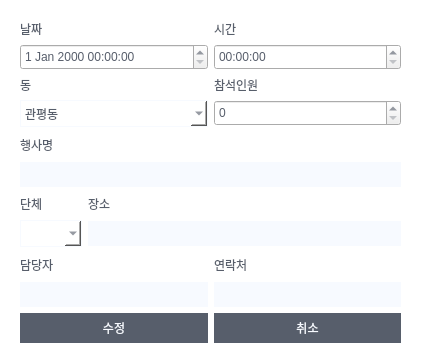
<?xml version="1.0" encoding="UTF-8"?>
<ui version="4.0">
 <class>Dialog</class>
 <widget class="QDialog" name="Dialog">
  <property name="geometry">
   <rect>
    <x>0</x>
    <y>0</y>
    <width>425</width>
    <height>361</height>
   </rect>
  </property>
  <property name="windowTitle">
   <string>Dialog</string>
  </property>
  <property name="styleSheet">
   <string notr="true">QDialog{
	background-color: white;
}

QLabel{
	font: 11pt &quot;KoPub돋움체 Light&quot;;
	color: #575e6b;
}

QLineEdit{
	border: none;
	background-color:  #f7faff;
	border-radious: 15px;
	min-height: 25px;
}

QDateEdit, QTimeEdit, QDateTimeEdit, QSpinBox{
	min-height: 20px;
	background-color: :  #f7faff;
	color:  #575e6b;
	font: 10pt &quot;KoPub돋움체 Light&quot;;
}

QPushButton{
	color: #f7faff;
	background-color: #575e6b;
	border-radius: 20px;
	height: 30px;
	font: 12pt &quot;KoPub돋움체 Light&quot;;
}

QPushButton:hover{ 
	color: #575e6b;
	background-color: #f7faff;
}

QComboBox{
	background-color:white;
	font: 11pt &quot;KoPub돋움체 Light&quot;;
	color: #575e6b;
	border: 1px solid #f7faff;
	min-height: 25px
}
</string>
  </property>
  <widget class="QWidget" name="verticalLayoutWidget_2">
   <property name="geometry">
    <rect>
     <x>20</x>
     <y>20</y>
     <width>381</width>
     <height>323</height>
    </rect>
   </property>
   <layout class="QVBoxLayout" name="verticalLayout_2">
    <item>
     <layout class="QGridLayout" name="gridLayout">
      <item row="0" column="0">
       <widget class="QLabel" name="label">
        <property name="text">
         <string>날짜</string>
        </property>
       </widget>
      </item>
      <item row="0" column="1">
       <widget class="QLabel" name="label_2">
        <property name="text">
         <string>시간</string>
        </property>
       </widget>
      </item>
      <item row="2" column="0">
       <widget class="QLabel" name="label_3">
        <property name="text">
         <string>동</string>
        </property>
       </widget>
      </item>
      <item row="2" column="1">
       <widget class="QLabel" name="label_6">
        <property name="text">
         <string>참석인원</string>
        </property>
       </widget>
      </item>
      <item row="3" column="0">
       <widget class="QComboBox" name="comboBox_dong">
        <property name="styleSheet">
         <string notr="true"/>
        </property>
        <item>
         <property name="text">
          <string>관평동</string>
         </property>
        </item>
        <item>
         <property name="text">
          <string>구즉동</string>
         </property>
        </item>
        <item>
         <property name="text">
          <string>노은1동</string>
         </property>
        </item>
        <item>
         <property name="text">
          <string>노은2동</string>
         </property>
        </item>
        <item>
         <property name="text">
          <string>노은3동</string>
         </property>
        </item>
        <item>
         <property name="text">
          <string>상대동</string>
         </property>
        </item>
        <item>
         <property name="text">
          <string>신성동</string>
         </property>
        </item>
        <item>
         <property name="text">
          <string>온천1동</string>
         </property>
        </item>
        <item>
         <property name="text">
          <string>온천2동</string>
         </property>
        </item>
        <item>
         <property name="text">
          <string>원신흥동</string>
         </property>
        </item>
        <item>
         <property name="text">
          <string>전민동</string>
         </property>
        </item>
        <item>
         <property name="text">
          <string>진잠동</string>
         </property>
        </item>
        <item>
         <property name="text">
          <string>학하동</string>
         </property>
        </item>
       </widget>
      </item>
      <item row="1" column="0">
       <widget class="QDateTimeEdit" name="dateTimeEdit"/>
      </item>
      <item row="3" column="1">
       <widget class="QSpinBox" name="spinBox"/>
      </item>
      <item row="1" column="1">
       <widget class="QTimeEdit" name="timeEdit"/>
      </item>
     </layout>
    </item>
    <item>
     <layout class="QVBoxLayout" name="verticalLayout">
      <item>
       <widget class="QLabel" name="label_4">
        <property name="text">
         <string>행사명</string>
        </property>
       </widget>
      </item>
      <item>
       <widget class="QLineEdit" name="event_detail"/>
      </item>
     </layout>
    </item>
    <item>
     <layout class="QGridLayout" name="gridLayout_3">
      <item row="2" column="0">
       <widget class="QComboBox" name="comboBox_group">
        <property name="layoutDirection">
         <enum>Qt::LeftToRight</enum>
        </property>
        <property name="autoFillBackground">
         <bool>false</bool>
        </property>
        <property name="styleSheet">
         <string notr="true"/>
        </property>
        <property name="iconSize">
         <size>
          <width>17</width>
          <height>17</height>
         </size>
        </property>
        <property name="frame">
         <bool>true</bool>
        </property>
       </widget>
      </item>
      <item row="0" column="0">
       <widget class="QLabel" name="label_9">
        <property name="text">
         <string>단체</string>
        </property>
       </widget>
      </item>
      <item row="0" column="1">
       <widget class="QLabel" name="label_5">
        <property name="text">
         <string>장소</string>
        </property>
       </widget>
      </item>
      <item row="2" column="1">
       <widget class="QLineEdit" name="loc_detail"/>
      </item>
     </layout>
    </item>
    <item>
     <layout class="QGridLayout" name="gridLayout_2">
      <item row="1" column="1">
       <widget class="QLabel" name="label_7">
        <property name="text">
         <string>담당자</string>
        </property>
       </widget>
      </item>
      <item row="1" column="2">
       <widget class="QLabel" name="label_8">
        <property name="text">
         <string>연락처</string>
        </property>
       </widget>
      </item>
      <item row="2" column="1">
       <widget class="QLineEdit" name="manager_detail"/>
      </item>
      <item row="2" column="2">
       <widget class="QLineEdit" name="phone_detail"/>
      </item>
     </layout>
    </item>
    <item>
     <layout class="QHBoxLayout" name="horizontalLayout">
      <item>
       <widget class="QPushButton" name="detailModifyBtn">
        <property name="text">
         <string>수정</string>
        </property>
       </widget>
      </item>
      <item>
       <widget class="QPushButton" name="detailCancelBtn">
        <property name="text">
         <string>취소</string>
        </property>
       </widget>
      </item>
     </layout>
    </item>
   </layout>
  </widget>
 </widget>
 <resources/>
 <connections/>
</ui>
